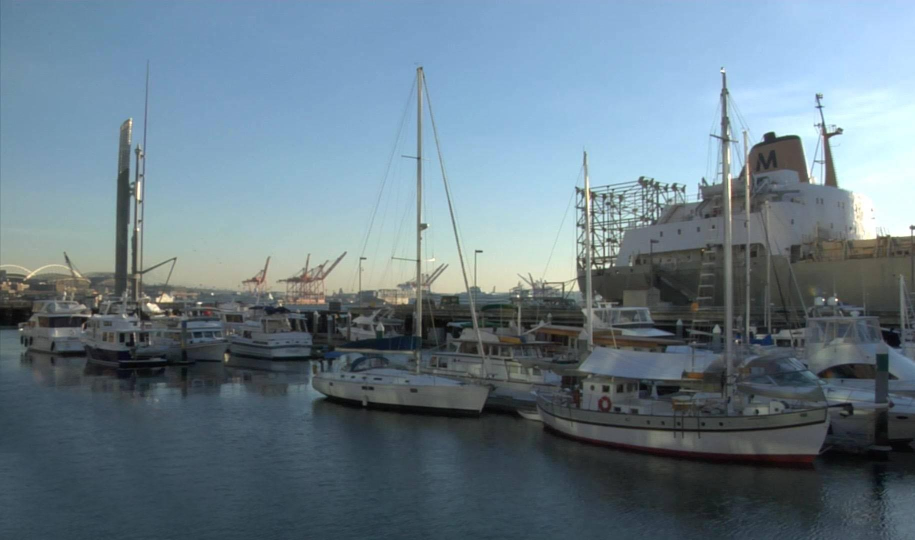
#> input picture input_images/001.JPG, 1830 x 1080 px (shown at 1/2 size)
$ python run_baseline.py --ref input_images/001.JPG --src input_images/002.JPG
#> lines starting #> are read from the running program, lines starting #| are printed output that depends on the picture; after the words box and inside, x2 and y2 are one past the last pixel; in counts of white or black regions, pixels touching at a corner belong together
### io_utils.py
from pathlib import Path
import cv2


def load_image(path: str):
    img = cv2.imread(path, cv2.IMREAD_COLOR)
    if img is None:
        raise FileNotFoundError(f"Could not read image: {path}")
    return img


def ensure_dir(path: str):
    Path(path).mkdir(parents=True, exist_ok=True)

### features.py
import cv2
import numpy as np


def create_sift():
    if hasattr(cv2, "SIFT_create"):
        return cv2.SIFT_create(
            nfeatures=8000,
            contrastThreshold=0.01,
            edgeThreshold=10
        )
    raise RuntimeError("SIFT is not available in this OpenCV build.")


def detect_and_describe(image):
    gray = cv2.cvtColor(image, cv2.COLOR_BGR2GRAY)
    sift = create_sift()
    keypoints, descriptors = sift.detectAndCompute(gray, None)
    return keypoints, descriptors


def match_descriptors(desc1, desc2, ratio_test=0.8):
    matcher = cv2.BFMatcher(cv2.NORM_L2, crossCheck=False)
    knn = matcher.knnMatch(desc1, desc2, k=2)

    ratio_good = []
    for pair in knn:
        if len(pair) < 2:
            continue
        m, n = pair
        if m.distance < ratio_test * n.distance:
            ratio_good.append(m)

    cross_matcher = cv2.BFMatcher(cv2.NORM_L2, crossCheck=True)
    cross_good = cross_matcher.match(desc1, desc2)

    merged = {}
    for m in ratio_good:
        key = (m.queryIdx, m.trainIdx)
        merged[key] = m

    for m in cross_good:
        key = (m.queryIdx, m.trainIdx)
        if key not in merged or m.distance < merged[key].distance:
            merged[key] = m

    matches = list(merged.values())
    matches.sort(key=lambda m: m.distance)
    return matches

def matched_points(kp1, kp2, matches):
    pts1 = np.float32([kp1[m.queryIdx].pt for m in matches]).reshape(-1, 1, 2)
    pts2 = np.float32([kp2[m.trainIdx].pt for m in matches]).reshape(-1, 1, 2)
    return pts1, pts2

### homography.py
import cv2
import numpy as np


def estimate_homography(pts_src, pts_ref, ransac_thresh=4.0):
    if len(pts_src) < 4 or len(pts_ref) < 4:
        raise ValueError("Need at least 4 correspondences for homography.")
    H, mask = cv2.findHomography(pts_src, pts_ref, cv2.RANSAC, ransac_thresh)
    if H is None:
        raise RuntimeError("Homography estimation failed.")
    return H, mask


def count_inliers(mask):
    if mask is None:
        return 0
    return int(mask.ravel().sum())

### visualize.py
import cv2
import numpy as np


def draw_matches(img1, kp1, img2, kp2, matches, max_matches=80):
    vis = cv2.drawMatches(
        img1, kp1, img2, kp2,
        matches[:max_matches],
        None,
        flags=cv2.DrawMatchesFlags_NOT_DRAW_SINGLE_POINTS
    )
    return vis


# [86 lines left out: functions pad_to_same_height, draw_candidate_inliers, colorize_heatmap, colorize_label_map, overlay_mask_on_image, not called in this run]

### warp.py
import cv2
import numpy as np


def compute_output_canvas(ref_img, src_img, H_src_to_ref):
    h_ref, w_ref = ref_img.shape[:2]
    h_src, w_src = src_img.shape[:2]

    ref_corners = np.float32([
        [0, 0],
        [w_ref, 0],
        [w_ref, h_ref],
        [0, h_ref]
    ]).reshape(-1, 1, 2)

    src_corners = np.float32([
        [0, 0],
        [w_src, 0],
        [w_src, h_src],
        [0, h_src]
    ]).reshape(-1, 1, 2)

    warped_src_corners = cv2.perspectiveTransform(src_corners, H_src_to_ref)
    all_corners = np.concatenate([ref_corners, warped_src_corners], axis=0)

    [xmin, ymin] = np.floor(all_corners.min(axis=0).ravel()).astype(int)
    [xmax, ymax] = np.ceil(all_corners.max(axis=0).ravel()).astype(int)

    tx = -xmin if xmin < 0 else 0
    ty = -ymin if ymin < 0 else 0

    T = np.array([
        [1, 0, tx],
        [0, 1, ty],
        [0, 0, 1]
    ], dtype=np.float64)

    width = xmax - xmin
    height = ymax - ymin

    return T, width, height


def warp_image_and_mask(src_img, H_total, width, height):
    warped = cv2.warpPerspective(src_img, H_total, (width, height))
    mask = np.ones(src_img.shape[:2], dtype=np.uint8) * 255
    warped_mask = cv2.warpPerspective(mask, H_total, (width, height))
    warped_mask = (warped_mask > 0).astype(np.uint8) * 255
    return warped, warped_mask


def place_reference_on_canvas(ref_img, T, width, height):
    canvas = np.zeros((height, width, 3), dtype=ref_img.dtype)
    ref_mask = np.zeros((height, width), dtype=np.uint8)

    tx = int(T[0, 2])
    ty = int(T[1, 2])
    h_ref, w_ref = ref_img.shape[:2]

    canvas[ty:ty + h_ref, tx:tx + w_ref] = ref_img
    ref_mask[ty:ty + h_ref, tx:tx + w_ref] = 255

    return canvas, ref_mask


def warp_pair(ref_img, src_img, H_src_to_ref):
    T, width, height = compute_output_canvas(ref_img, src_img, H_src_to_ref)
    H_total = T @ H_src_to_ref

    warped_src, _ = warp_image_and_mask(src_img, H_total, width, height)
    canvas, _ = place_reference_on_canvas(ref_img, T, width, height)

    stitched = warped_src.copy()
    ref_pixels = canvas.sum(axis=2) > 0
    stitched[ref_pixels] = canvas[ref_pixels]

    return stitched, warped_src, T


# [31 lines left out: function warp_candidates, not called in this run]

### run_baseline.py
import argparse
from pathlib import Path
import cv2

from io_utils import load_image, ensure_dir
from features import detect_and_describe, match_descriptors, matched_points
from homography import estimate_homography, count_inliers
from warp import warp_pair
from visualize import draw_matches


def main():
    parser = argparse.ArgumentParser()
    parser.add_argument("--ref", required=True, help="Reference image path")
    parser.add_argument("--src", required=True, help="Source image path")
    parser.add_argument("--outdir", default="data/outputs/baseline")
    args = parser.parse_args()

    ensure_dir(args.outdir)

    ref_img = load_image(args.ref)
#> in load_image, img is the input picture: shape (1080, 1830, 3); mean B, G, R 136.1, 124.1, 104.9
    src_img = load_image(args.src)
#> call 2 of load_image, with path = 'input_images/002.JPG'
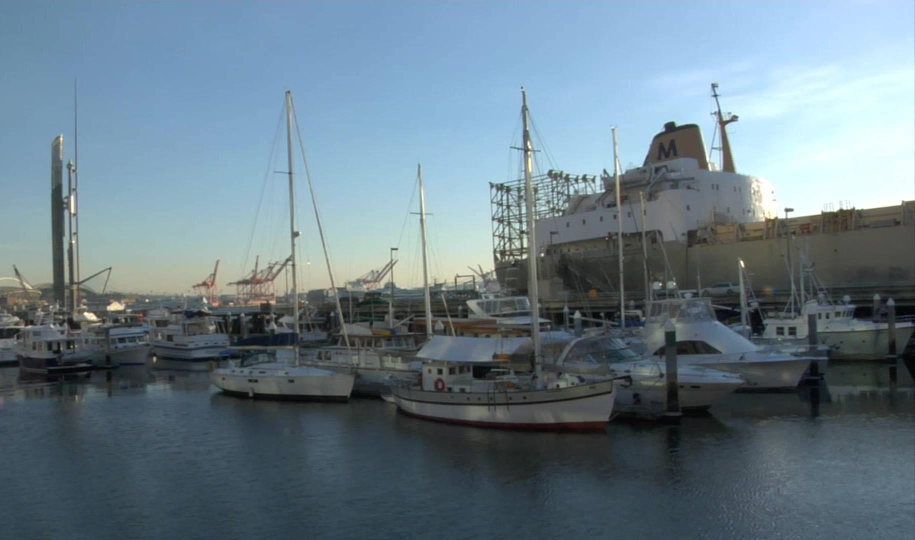
#> input picture input_images/002.JPG, 1830 x 1080 px (shown at 1/2 size)
#> in load_image, img is the input picture: shape (1080, 1830, 3); mean B, G, R 135.5, 124.2, 105.1

    kp_ref, desc_ref = detect_and_describe(ref_img)
#> in detect_and_describe, `gray = cv2.cvtColor(image, cv2.COLOR_BGR2GRAY)`:
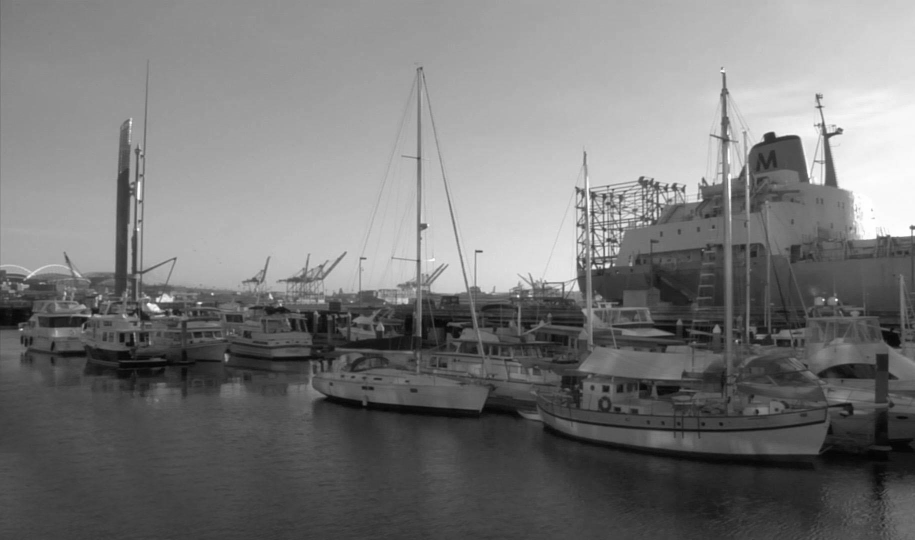
#> gray: shape (1080, 1830) (shown at 1/2 size); min 2, max 255, mean 119.8
#> in detect_and_describe, `keypoints, descriptors = sift.detectAndCompute(gray, None)`: keypoints = 8000 keypoints; strongest (x, y, size): (1673, 600, 3.5), (1214, 531, 6.7), (1036, 592, 3.5), (1647, 600, 3.1)
#> kp_ref has the same summary as keypoints in detect_and_describe
    kp_src, desc_src = detect_and_describe(src_img)
#> in detect_and_describe (call 2), `gray = cv2.cvtColor(image, cv2.COLOR_BGR2GRAY)`:
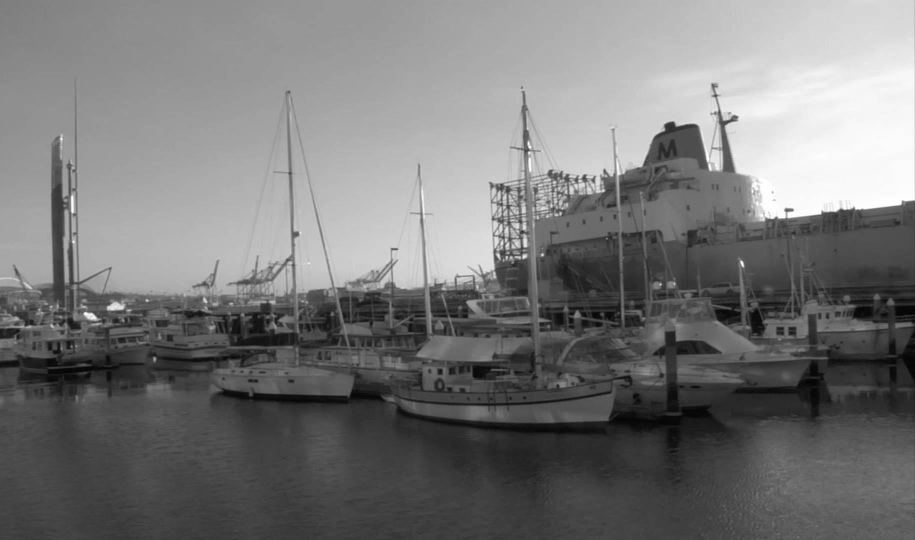
#> gray: shape (1080, 1830) (shown at 1/2 size); min 1, max 255, mean 119.8
#> in detect_and_describe (call 2), `keypoints, descriptors = sift.detectAndCompute(gray, None)`: keypoints = 8000 keypoints; strongest (x, y, size): (1574, 420, 6.7), (181, 632, 11.7), (1049, 513, 6), (1484, 526, 5.5)
#> kp_src has the same summary as keypoints in detect_and_describe

    matches = match_descriptors(desc_src, desc_ref, ratio_test=0.75)
#> in match_descriptors, `knn = matcher.knnMatch(desc1, desc2, k=2)`: knn = 8000 matches
#> after the loop in match_descriptors, `for pair in knn:`: ratio_good = 771 matches
#> in match_descriptors, `cross_good = cross_matcher.match(desc1, desc2)`: cross_good = 2879 matches
#> the loop in match_descriptors, `for m in ratio_good:` made 771 passes
#> key on passes 1 to 3: (16, 5183), (34, 400), (36, 5258)
#> after the loop in match_descriptors, `for m in ratio_good:`: merged = 771 items
#> the loop in match_descriptors, `for m in cross_good:` made 2879 passes
#> key on passes 1 to 3: (2, 3837), (6, 102), (10, 314)
#> after the loop in match_descriptors, `for m in cross_good:`: merged = 2914 items
#> in match_descriptors, `matches = list(merged.values())`: matches = 2914 matches
#> matches = 2914 matches
    if len(matches) < 4:
        raise RuntimeError(f"Not enough good matches: {len(matches)}")

    pts_src, pts_ref = matched_points(kp_src, kp_ref, matches)
#> in matched_points, `pts1 = np.float32([kp1[m.queryIdx].pt for m in matches]).reshape(-1, 1..`: pts1 = 2914 rows, first 8: [141.2, 488.9], [632.6, 445.2], [1357.5, 246.1], [146.8, 460.6], [506.8, 555.2], [132, 425.1], [136.6, 394.9], [147.8, 341.3]
#> in matched_points, `pts2 = np.float32([kp2[m.trainIdx].pt for m in matches]).reshape(-1, 1..`: pts2 = 2914 rows, first 8: [270.3, 464.2], [899.1, 429.2], [1557.8, 267.9], [277.3, 435.7], [607.2, 551.4], [263.9, 397.4], [269.9, 366.8], [284.1, 312.1]
#> pts_src has the same summary as pts1 in matched_points; pts_ref has the same summary as pts2 in matched_points
    H, inlier_mask = estimate_homography(pts_src, pts_ref)
#> in estimate_homography, `H, mask = cv2.findHomography(pts_src, pts_ref, cv2.RANSAC, ransac_thre..`: H = [[1.03, -0.0365, 145.6], [0.0389, 1.05, -49.13], [-1.65e-05, 1.83e-05, 1]]; mask = 2914 values, max 1 at index 0, min 0 at index 1, mean 0.0951
#> inlier_mask has the same summary as mask in estimate_homography

    print(f"Matches: {len(matches)}")
#| Matches: 2914
    print(f"Inliers: {count_inliers(inlier_mask)}")
#| Inliers: 277
    print("Homography:")
    print(H)
#| [[ 1.02762043e+00 -3.64553962e-02  1.45586989e+02]
#|  [ 3.89245966e-02  1.04552969e+00 -4.91344249e+01]
#|  [-1.64636147e-05  1.82527640e-05  1.00000000e+00]]

    match_vis = draw_matches(src_img, kp_src, ref_img, kp_ref, matches)
#> in draw_matches, `vis = cv2.drawMatches( img1, kp1, img2, kp2, matches[:max_matches], No..`:
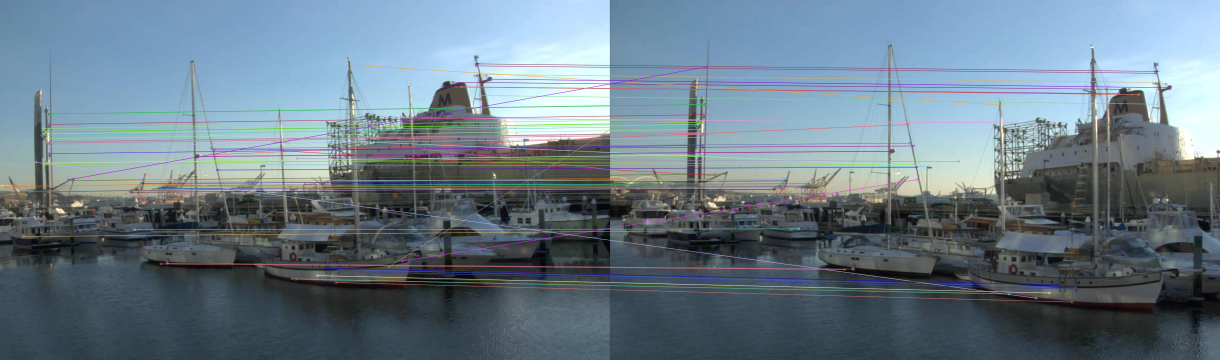
#> vis: shape (1080, 3660, 3) (shown at 1/3 size); mean B, G, R 136.1, 123.7, 106.2
    stitched, warped_src, _ = warp_pair(ref_img, src_img, H)
#> in compute_output_canvas, `warped_src_corners = cv2.perspectiveTransform(src_corners, H_src_to_ref)`: warped_src_corners = [[145.6, -49.13], [2089.1, 22.78], [2007.7, 1163.4], [104.2, 1059.2]]
#> in compute_output_canvas, `all_corners = np.concatenate([ref_corners, warped_src_corners], axis=0)`: all_corners = [[0, 0], [1830, 0], [1830, 1080], [0, 1080], [145.6, -49.13], [2089.1, 22.78], [2007.7, 1163.4], [104.2, 1059.2]]
#> in compute_output_canvas, `[xmin, ymin] = np.floor(all_corners.min(axis=0).ravel()).astype(int)`: xmin = 0; ymin = -50
#> in compute_output_canvas, `[xmax, ymax] = np.ceil(all_corners.max(axis=0).ravel()).astype(int)`: xmax = 2090; ymax = 1164
#> in compute_output_canvas, `tx = -xmin if xmin < 0 else 0`: tx = 0
#> in compute_output_canvas, `ty = -ymin if ymin < 0 else 0`: ty = 50
#> in compute_output_canvas, `T = np.array([ [1, 0, tx], [0, 1, ty], [0, 0, 1] ], dtype=np.float64)`: T = [[1, 0, 0], [0, 1, 50], [0, 0, 1]]
#> in compute_output_canvas, `width = xmax - xmin`: width = 2090
#> in compute_output_canvas, `height = ymax - ymin`: height = 1214
#> in warp_pair, `T, width, height = compute_output_canvas(ref_img, src_img, H_src_to_ref)`: T = [[1, 0, 0], [0, 1, 50], [0, 0, 1]]; width = 2090; height = 1214
#> in warp_pair, `H_total = T @ H_src_to_ref`: H_total = [[1.03, -0.0365, 145.6], [0.0381, 1.05, 0.866], [-1.65e-05, 1.83e-05, 1]]
#> in warp_image_and_mask, `warped_mask = cv2.warpPerspective(mask, H_total, (width, height))`:
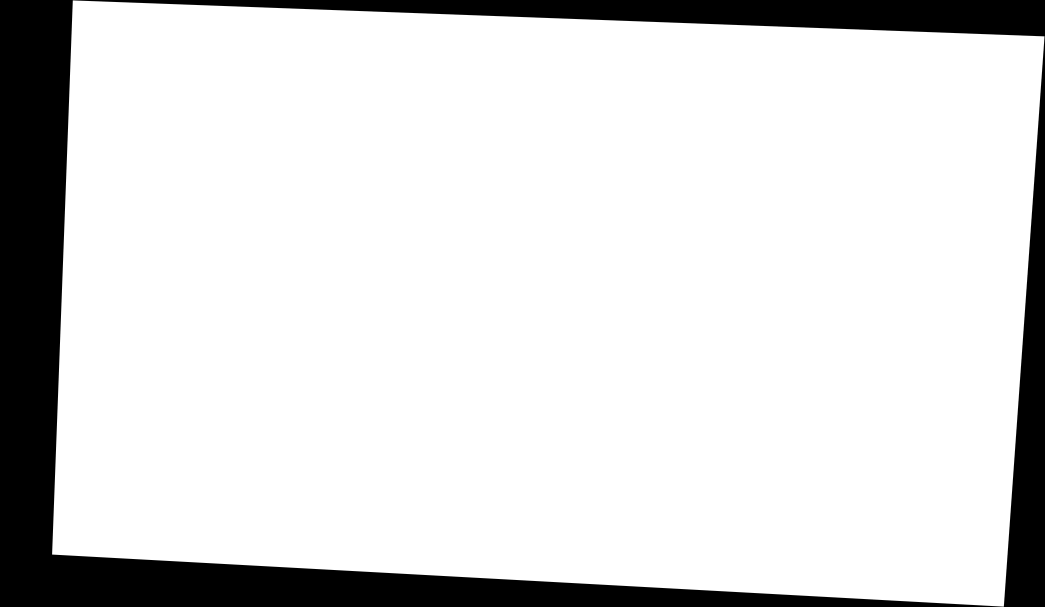
#> warped_mask: shape (1214, 2090) (shown at 1/2 size); min 0, max 255, mean 217.9
#> in warp_image_and_mask, `warped_mask = cv2.warpPerspective(mask, H_total, (width, height))`: mask: shape (1080, 1830); every value is 255
#> in warp_image_and_mask, `warped_mask = (warped_mask > 0).astype(np.uint8) * 255`: warped_mask: shape (1214, 2090); 85.6% white; 3 black regions, box (x1, y1, x2, y2) and area: (0, 0, 2001, 1214) 248403, (151, 0, 2090, 72) 70534, (2008, 74, 2090, 1214) 46940
#> in place_reference_on_canvas, `tx = int(T[0, 2])`: tx = 0
#> in place_reference_on_canvas, `ty = int(T[1, 2])`: ty = 50
#> in warp_pair, `ref_pixels = canvas.sum(axis=2) > 0`:
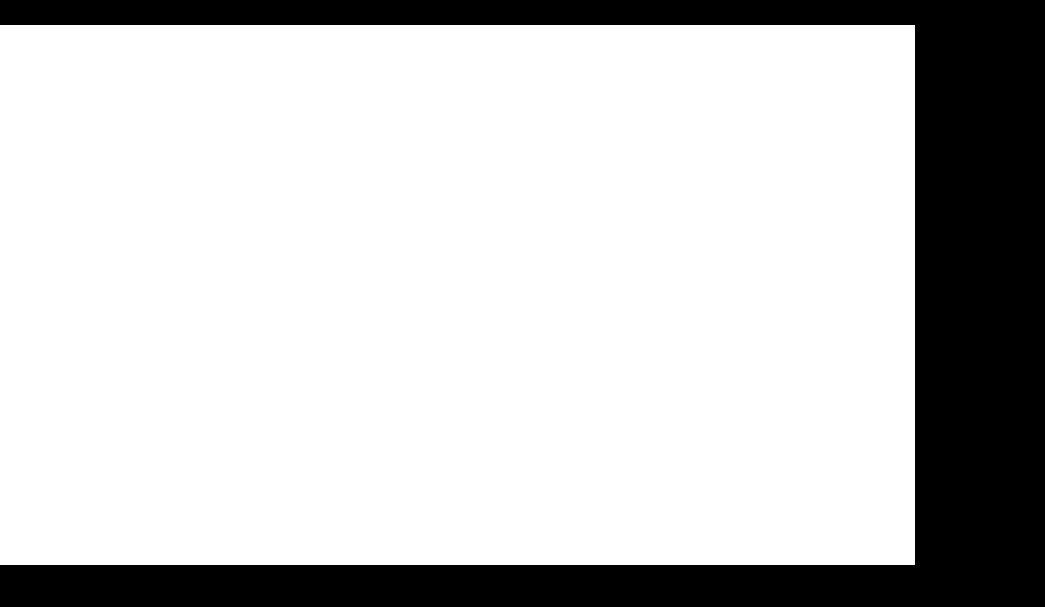
#> ref_pixels: shape (1214, 2090) bool (shown at 1/2 size); 77.9% white; 1 black region, box (x1, y1, x2, y2) and area: (0, 0, 2090, 1214) 560860
#> in warp_pair, `stitched[ref_pixels] = canvas[ref_pixels]`:
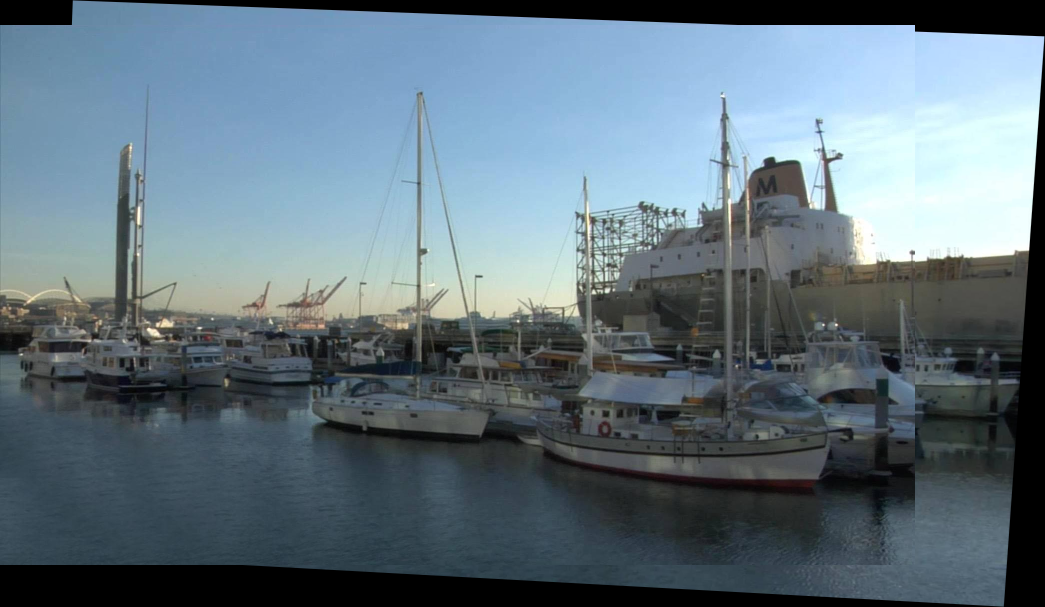
#> stitched: shape (1214, 2090, 3) (shown at 1/2 size); mean B, G, R 125.1, 114.6, 97.2

    cv2.imwrite(str(Path(args.outdir) / "matches.jpg"), match_vis)
    cv2.imwrite(str(Path(args.outdir) / "warped_src.jpg"), warped_src)
    cv2.imwrite(str(Path(args.outdir) / "stitched_baseline.jpg"), stitched)

    print(f"Saved outputs to {args.outdir}")


if __name__ == "__main__":
    main()
